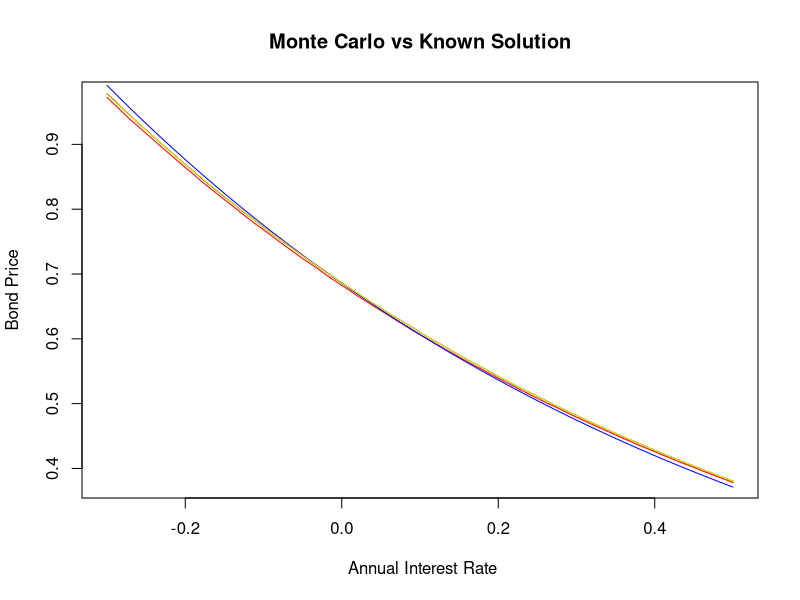
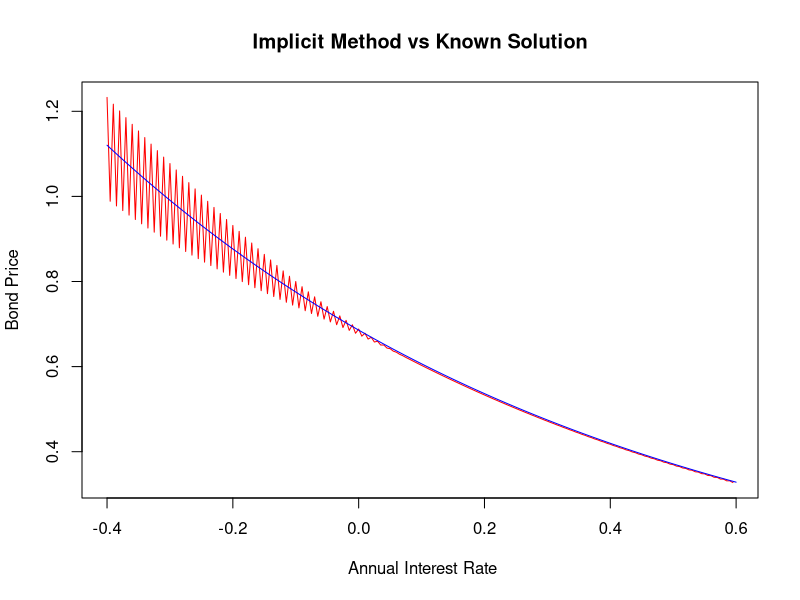
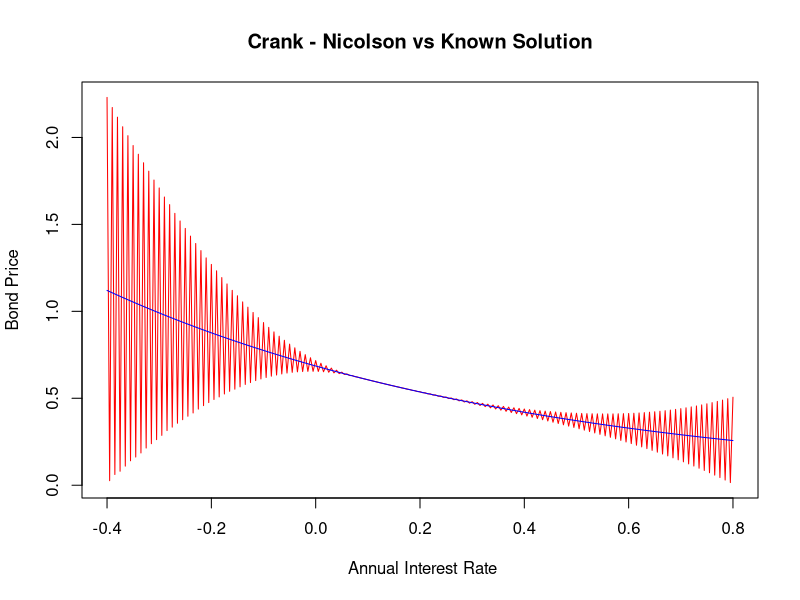

R code for these plots, in order:
## ---- chunk 1
knitr::opts_chunk$set(echo = TRUE)
rm(list = ls(all =TRUE))
## ---- chunk 2
# Closed form solution to Bond price

bond_price <- function(alpha=0.08,beta=0.8,sigma=0.005,t=0,T=1,r=0.08){
  A <- (1-exp(-beta*(T-t)))/(beta)
  B <- (1/beta)*((alpha-(sigma)^2/(2*beta))*(A - T +t) - (sigma^(2)*A^2)/(4))
  exp(-A*r +B)
}

## ---- chunk 3
#################################################################################
# Crude Monte Carlo
#################################################################################
Crude_Monte_Carlo=function(alpha =0.08,beta=0.8,sigma=0.005,T=1,r0 = 0.08,n=1000,s=100){
  
  # alpha, beta, sigma <- Fixed Parameters
  # T <- maturity time
  # r0 <- Initial rate at time 0
  # n <- Number of Simulations
  # s <- NUmber of Subintervals 
  
  #Simulate interest rates
  dt <- T/s # Length of sub-intervals
  sim_path= matrix(0,s+1,n) # Matrix that stores rate pathways
  sim_path[1,]= r0
  
  for (i in 1:n){
    for (j in 2:(s+1)){
      dr=(alpha-beta*sim_path[j-1,i])*dt+sigma*sqrt(dt)*rnorm(1)# Euler Discretization
      sim_path[j,i]=sim_path[j-1,i]+dr
    }
  }
  
  # Monte Carlo Simulations
  Sum=colSums(sim_path[2:(s+1),]*dt)
  int=exp(-Sum)
  mean=mean(int)
  sd=sd(int)/sqrt(n)
  result=mean
  result
}


## ---- chunk 4
# Improvements to the Monte Carlo Simulation


#################################################################################
# Antithetic Variates
################################################################################

Antithetic_variates= function(alpha =0.08,beta=0.8,sigma=0.005,T=1,r0 = 0.08,n=1000,s=100){
  dt <- T/s # Length of sub-intervals
  sim_path= matrix(0,s+1,n) # Matrix that stores rate pathways
  sim_path_inv= matrix(0,nrow = s+1, ncol = n)# matrix to generate interest paths using inverse RV
  sim_path[1,]= r0
  sim_path_inv[1,]=r0
  z = rnorm(n)
  z. = -z
  
  for (i in 1:n){
    for (j in 2:(s+1)){
      dr=(alpha-beta*sim_path[j-1,i])*dt+sigma*sqrt(dt)*z[i] # Euler Discretization
      dr_i= (alpha-beta*sim_path_inv[j-1,i])*dt + sigma*sqrt(dt)*z.[i]
      sim_path[j,i]=sim_path[j-1,i]+dr
      sim_path_inv[j,i]=sim_path_inv[j-1,i]+dr_i
      
    }
  }
  
  # Monte Carlo Simulations
  Sum=colSums(sim_path[2:(s+1),]*dt)
  Sum.=colSums(sim_path_inv[2:(s+1),]*dt)
  int.=exp(-Sum.)
  int=exp(-Sum)# Estimate using the conjugate rates
  Average=(int+int.)/2 # Average of estimates
  mean=mean(Average)
  sd=sd(Average)/sqrt(n)
  result= mean
  result
  
}



## ---- chunk 5
#################################################################################
# Moment matching
#################################################################################

Moment_Matching=function(alpha =0.08,beta=0.8,sigma=0.005,T=1,r0 = 0.08,n=1000,s=100){
  
  # alpha, beta, sigma <- Fixed Parameters
  # T <- maturity time
  # r0 <- Initial rate at time 0
  # n <- Number of Simulations
  # s <- NUmber of Subintervals 
  
  #Simulate interest rates
  dt <- T/s # Length of sub-intervals
  sim_path= matrix(0,s+1,n) # Matrix that stores rate pathways
  sim_path[1,]= r0
  z=rnorm(n)
  z_m= z-mean(z) # MOMENT MATCHING TRANSFORMATION 
  
  for (i in 1:n){
    for (j in 2:(s+1)){
      dr=(alpha-beta*sim_path[j-1,i])*dt+sigma*sqrt(dt)*z_m[i]# Euler Discretization
      sim_path[j,i]=sim_path[j-1,i]+dr
    }
  }
  
  # Monte Carlo Simulations
  Sum=colSums(sim_path[2:(s+1),]*dt)
  int=exp(-Sum)
  mean=mean(int)
  sd=sd(int)/sqrt(n)
  result=mean
  result
}

## ---- chunk 6
#################################################################################
# Control Variates
#################################################################################

# We have decided to make use of the CIR model as our control variate process.
# Below is the closed form solution under the CIR model
bond_price_CIR <- function(alpha,beta,sigma,t,T,r0){
  h <- sqrt(alpha^(2)+2*sigma^(2))
  A <-(2*h*exp((alpha+h)*(T-t)/2)/(2*h+(alpha+h)*(exp((T-t)*(h))-1)))^((2*alpha*beta)/sigma^(2))
  B <-2*(exp((T-t)*(h))-1)/(2*h+(alpha+h)*(exp((T-t)*(h))-1))
  A*exp(-B*r0)
}


# Monte Carlo Simulations of Bond Price under the CIR model

CIR_MC= function(alpha,beta,sigma,T,r0,n,s){
  
  dt <- T/s # Length of sub-intervals
  sim_path= matrix(0,s+1,n) # Matrix that stores rate pathways
  sim_path[1,]= r0
  
  for (i in 1:n){
    for (j in 2:(s+1)){
      dr=alpha*(beta-sim_path[j-1,i])*dt+(sigma*sqrt(dt)*rnorm(1)*sqrt(sim_path[j-1,i]))# Euler Discretization
      sim_path[j,i]=sim_path[j-1,i]+dr
    
    }
  }
  
  # Monte Carlo Simulations
  Sum=colSums(sim_path[2:(s+1),]*dt)
  int=exp(-Sum)
  mean=mean(int)
  sd=sd(int)/sqrt(n)
  result=c(mean,sd)
  result
  
}

# Therefore the control variates estimate:

Control_Variates_estimate= function(alpha, beta, sigma,t,T,r0,n,s){
  Crude_Monte_Carlo(alpha,beta,sigma,T,r0,n,s)[1]- CIR_MC(alpha,beta,sigma,T,r0,n,s)[1]+bond_price_CIR(alpha,beta,sigma,t,T,r0)
}
  

## ---- chunk 7

#======================================================================================
# Doing some plots

xvec <- seq(-0.3,0.5,0.01)
S <- NULL
for (r in 1:length(xvec)){
  S[r] <- bond_price(0.08,0.8,0.005,0,5,xvec[r])
}

CR <- NULL
AV <- NULL
MM <- NULL

for (k in 1: length(xvec)){
  CR[k] <- Crude_Monte_Carlo(r0 = xvec[k], T=5)
}

for (s in 1: length(xvec)){
  AV[s] <- Antithetic_variates(r0 = xvec[s], T =5)
  
}

for (j in 1: length(xvec)){
  MM[j] <- Moment_Matching(r0 = xvec[j], T =5)
  
}

plot(CR, x = xvec[1:length(xvec)],xlab = " Annual Interest Rate",ylab = "Bond Price",type = "l", col ="red", main = "Monte Carlo vs Known Solution")
lines(xvec,S, col ="blue", lty =1.5)
lines(xvec,AV, col ="black", lty =1.5)
lines(xvec,MM, col ="yellow", lty =1.5)
## ---- chunk 8
# Explicit Method

# Simple Bond price function
B <- function(t,T,r){
  exp(-(T-t)*r)
}

explicit <- function(alpha= 0.08,beta=0.8,sigma=0.005,r=0.08,I=1:100,T=2){

# I = partition of time
# J = partition of rate
# dr = length of rate sub-intervals
# r must be in the middle of partition of J
# length of J must be twice the length of I
dr <- 2*r/(2*length(I))
  
J <- seq(0,2*r,dr)    

dt = T/length(I) # length of each time sub-interval

V <- matrix(NA, nrow = length(J), ncol = length(I)+1) # empty matrix
nr <- length(J) # number of rows of the matrix - represents partition of rate
nt <- length(I)+1 # number of columns - represents partition of time

V[,length(I)+1] <- rep(1) # Boundary condition at expiry of bond

count <- 0 # set up count variable
for (i in rev(I)){ # rev is the reverse order of the time partition | i corresponds to the columns of the lattice
  count <- count+1 # keeping track of loop
  for (j in (1+count):(nr-count)){ # j corresponds to the rows of the lattice
    pu <- dt*(sigma^2/(2*dr^2) + (alpha -beta*J[nr-j])/(2*dr)) # up value
    pm <- 1 - (sigma^2*dt)/(dr^2) # middle value
    pd <- dt*(sigma^2/(2*(dr^2)) - (alpha -beta*J[nr-j])/(2*dr)) # down value
    V[j,i] <- ((1+J[nr-j]*dt)^(-1))*(pu*V[j-1,i+1] + pm*V[j,i+1] +pd*V[j+1,i+1])
  }

}

V[(nr+1)/2,1]

}


#============================================================================================
#Doing some plots
# 
# xvec <- seq(-0.3,0.5,0.01)
# H <- NULL
# for (r in 1:length(xvec)){
#   S[r] <- bond_price(0.08,0.8,0.005,0,1,xvec[r])
# }
# 
# for (i in 1:length(xvec)){
#   H[i] <- explicit(r = xvec[i], I= 1:50, T=5)
# }
# 
# plot(H, x = xvec,xlab = " Annual Interest Rate",ylab = "Bond Price",type = "l", col ="red", main = "Crank - Nicolson vs Known Solution")
# lines(xvec,S, col ="blue", lty =1.5)

## ---- chunk 9

# Implicit Method

implicit <- function(alpha= 0.08,beta=0.8,sigma=0.005,r=0.08,I=1:1250, J =seq(-0.4,0.6,0.005),T=5){
  # I = partition of time interval
  # J = partition of short rate variable
  
  nr <- length(J) # number of rows based on rate grid points
  nc <- length(I) # number of columns based on number of time grid points
  
  dr <- J[2] - J[1] #length of each sub-interval across J
  dt <- T/length(I) #length of each sub-interval across I
  
  
  # For each j in J we define the following functions at a fixed time point
  
  pd <- function(j){
    dt*((alpha-beta*J[j+1])/(2*dr) - (sigma^2)/(2*dr^2))
    
  }
  
  pm <- function(j){
    dt*(J[j+1] + 1/dt +sigma^2/(dr^2))
  }
  
  pu <- function(j){
    -dt*((alpha-beta*J[j+1])/(2*dr) + (sigma^2)/(2*dr^2))
    
  }
  
  # Setting up tridiagonal matrix
  Diag <- matrix(0,nrow = nr-1,ncol = nr-1)
  
  # Filling main diagonal
  for (j in 1:(nr-1)){
    Diag[j,j] <- pm(j)
    
  }
  
  # Filling lower diagonal
  for (j in 2:(nr-1)){
    Diag[j,j-1] <- pd(j)
  }
  
  # Filling upper diagonal
  for (j in 1:(nr-2)){
    Diag[j,j+1] <- pu(j)
  }
  
  
  B <- matrix(1,ncol = 1,nrow = nr-1) # The matrix of bond prices at maturity time 
  
  for (i in I){
    C <- matrix(0,ncol = 1, nrow = nr-1) # Another matrix for boundary conditions
    C[nr-1,1] <- (-pu(nr-1))*B[nr-1,1]
    C[1,1] <- -pd(1)
    A <- B + C # Working backwards recursively 
    B <- solve(Diag)%*%A 
  }
  
  B # Output of bond prices at time 0 for varying rates
  
}


#============================================================================================

# Doing some plots

xvec <- seq(-0.4,0.6,0.005)
R <- implicit(T=5,J= xvec, I = 1:1250)
S <- NULL
for (r in 1:length(xvec)){
  S[r] <- bond_price(0.08,0.8,0.005,0,5,xvec[r])
  }
plot(R, x = xvec[1:length(xvec)-1],xlab = " Annual Interest Rate",ylab = "Bond Price",type = "l", col ="red", main = "Implicit Method vs Known Solution")
lines(xvec,S, col ="blue", lty =1.5)



## ---- chunk 10
# Crank-Nicholson Method

CN <- function(alpha = 0.08, beta = 0.8, sigma = 0.005, r = 0.08, T =5 , I = 1:1250, J = seq(-0.4,0.8,0.005)){
  # I = partition of time interval
  # J = partition of short rate interval
  
  M <- length(J)
  N <- length(I)
  
  dt <- T/N
  dr <- J[2] -J[1]
  #===========================================================================================
  # Define the following functions for j = 1,...,M at each time point i
  
  
  pd <- function(j){
    (alpha -beta*J[j])/(4*dr) - sigma^2/(4*(dr^2))
  }
  
  pm <- function(j){
    sigma^2/(2*(dr^2)) + J[j]/2
  }
  
  pu <- function(j){
    -(alpha -beta*J[j])/(4*dr) - sigma^2/(4*(dr^2)) 
  
  }
  
  
  #===========================================================================================
  # Define 2 tridiagonal matricies. One for time point i and one for time point i+1
  
  Diag_1 <- matrix(0,nrow = M,ncol = M)
  Diag_2 <- matrix(0,nrow = M,ncol = M)
  
  # Main diagonal of matrix 1
  for (j in 1:M){
    Diag_1[j,j] <- -1/dt - pm(j)
    
  }
  
  # Filling lower diagonal of matrix 1
  for (j in 2:M){
    Diag_1[j,j-1] <- -pd(j)
  }
  
  # Filling upper diagonal of matirx 1
  for (j in 1:M-1){
    Diag_1[j,j+1] <- -pu(j)
  }  
  
  # Main diagonal of matrix 2
  for (j in 1:M){
    Diag_2[j,j] <- -1/dt + pm(j)
    
  }
  
  # Filling lower diagonal of matrix 2
  for (j in 2:M){
    Diag_2[j,j-1] <- pd(j)
  }
  
  # Filling upper diagonal of matirx 2
  for (j in 1:M-1){
    Diag_2[j,j+1] <- pu(j)
  }
  
  
  #===========================================================================================
  # Constructing more matricies and iterating the procedure from maturity to time 0

  Bond_values <- matrix(1,nrow = M, ncol = 1)
  
  # C_1 <- matrix(0,nrow = M,ncol = 1)
  # C_1[1,1] <- -2*pd(1)
  # C_1[M,1] <- -2*pu(M)
  # 
  # C_2 <- matrix(0,nrow = M,ncol = 1)
  # C_2[1,1] <- pd(1)
  # C_2[M,1] <- pu(M)
  Inv <- solve(Diag_1)
  

  
  for (i in I){
    
    RHS <- Diag_2%*%Bond_values 
    Bond_values <- Inv%*%RHS
  }

  Bond_values
  
}




#============================================================================================
# Doing some plots

xvec <- seq(-0.4,0.8,0.005)
S <- NULL
for (r in 1:length(xvec)){
  S[r] <- bond_price(0.08,0.8,0.005,0,5,xvec[r])
}
plot(CN(), x = xvec[1:length(xvec)],xlab = " Annual Interest Rate",ylab = "Bond Price",type = "l", col ="red", main = "Crank - Nicolson vs Known Solution")
lines(xvec,S, col ="blue", lty =1.5)
## ---- chunk 11


## ---- chunk 12
# Comparison of results
# Varying short rates

compare_mat <- matrix(NA,nrow = 10, ncol = 10) # matrix of comparison

colnames(compare_mat) <- c("Alpha","Beta","Sigma","Initial rate","Known Price","Monte Carlo"," MC System Time","MC Squared Deviations", "Moment Matching", "System Time")


for (j in 1:10){
  compare_mat[j,1] <- 0.08
  compare_mat[j,2] <- 0.8
  compare_mat[j,3] <- 0.005
  compare_mat[j,4] <- 0.01 +0.01*(j-1)
  compare_mat[j,5] <- bond_price(alpha = compare_mat[j,1],beta = compare_mat[j,2], sigma = compare_mat[j,3], t= 0, T = 1, r = compare_mat[j,4])
  start_time <- proc.time()[1]
  compare_mat[j,6] <- Crude_Monte_Carlo(alpha = compare_mat[j,1],beta = compare_mat[j,2], sigma = compare_mat[j,3], T = 1, r0 = compare_mat[j,4], n = 1000, s=250)
  compare_mat[j,7] <- proc.time()[1] -start_time
  compare_mat[j,8] <- (compare_mat[j,6] -compare_mat[j,5])^2
  start_time <- proc.time()[1]
  compare_mat[j,9] <- Moment_Matching(alpha = compare_mat[j,1],beta = compare_mat[j,2], sigma = compare_mat[j,3], T = 1, r0 = compare_mat[j,4], n = 1000, s=250)
  compare_mat[j,10] <- proc.time()[1] - start_time
  
}



# library(knitr)
# kable(compare_mat,align = "c")
       
